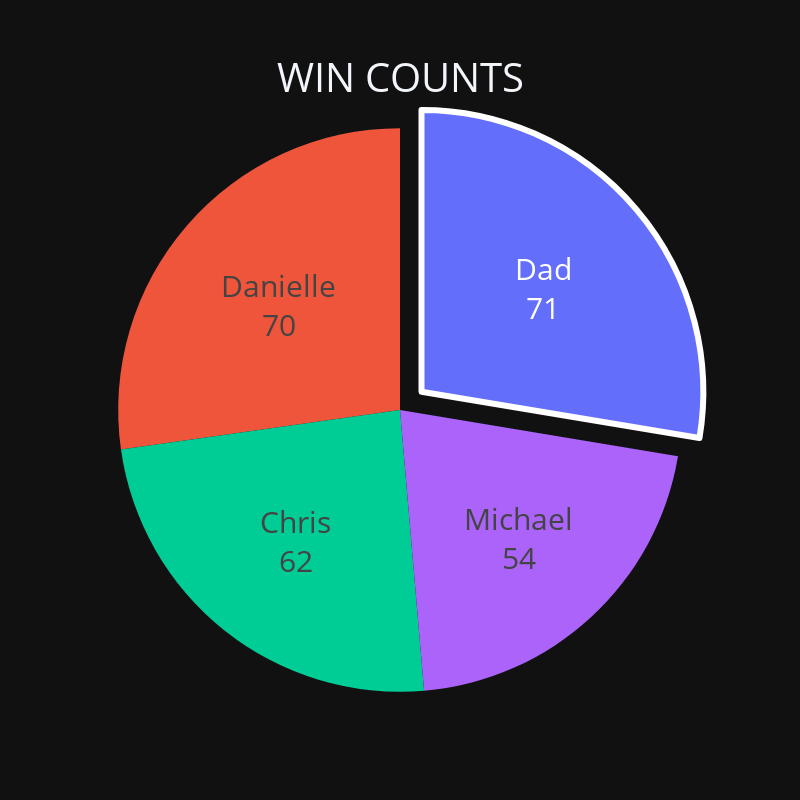

Notebook code for this chart:
### Markdown cell above
# have not been documenting because this was supposed to be a scrap notebook

however clearly I am using it a lot, will have to claen up later, will add commented code ....eventually hehe

### Code cell
#putting the above graphing work into one place to copy into the app code
#BY THE WAY it took about 2 hours to figure out how to ONLY border a pulled slice. JUSSSSS SAYIN

#easiest way is to make lits of just the data we need
players = ['Michael', 'Danielle','Chris','Dad']
scores = [len(michaelwindf), len(daniellewindf), len(chriswindf), len(dadwindf)]

#becaue it can be zipped into a dict
piezip = zip(players,scores)

#easily turned into a dataframe
piedf = pd.DataFrame(piezip, columns = ['Player','Score'])

#sorted so that the winner is always on top/is pulled and bordered
piedf.sort_values('Score', ascending = False, inplace = True)



#and then added allllll togehter into one beautiful pie chart
total_pie = px.pie(piedf, names = 'Player', values = 'Score',
                   title = 'WIN COUNTS', template = 'plotly_dark',
                  height = 800, width = 800)
total_pie.update_traces(textinfo = 'label + value',pull = ([.1,0,0,0]),
                        textfont = dict(size = 30), hovertemplate = [
                            'WOW YOU\'RE WINNING','OK, YAAAAS','I mean, you\'re trying','LOSER'],
                       marker = dict(line = dict(color = 'white', width = [6,0,0,0])))
total_pie.update_layout(
    title={
        'text': "WIN COUNTS",
        'y':.92,
        'x':0.5,
        'xanchor': 'center',
        'yanchor': 'top'
        },
    title_font_size = 40,
    showlegend = False
)
total_pie.show()

### Figure 1 — Plotly figure (JSON) as saved in the notebook; plotly's stock layout.template omitted (floating-point values rounded to 4 significant figures)
{"data": [{"domain": {"x": [0, 1], "y": [0, 1]}, "hovertemplate": ["WOW YOU'RE WINNING", "OK, YAAAAS", "I mean, you're trying", "LOSER"], "labels": ["Dad", "Danielle", "Chris", "Michael"], "legendgroup": "", "marker": {"line": {"color": "white", "width": [6, 0, 0, 0]}}, "name": "", "pull": [0.1, 0, 0, 0], "showlegend": true, "textfont": {"size": 30}, "textinfo": "label+value", "type": "pie", "values": [71, 70, 62, 54]}], "layout": {"height": 800, "legend": {"tracegroupgap": 0}, "showlegend": false, "title": {"font": {"size": 40}, "text": "WIN COUNTS", "x": 0.5, "xanchor": "center", "y": 0.92, "yanchor": "top"}, "width": 800}}
